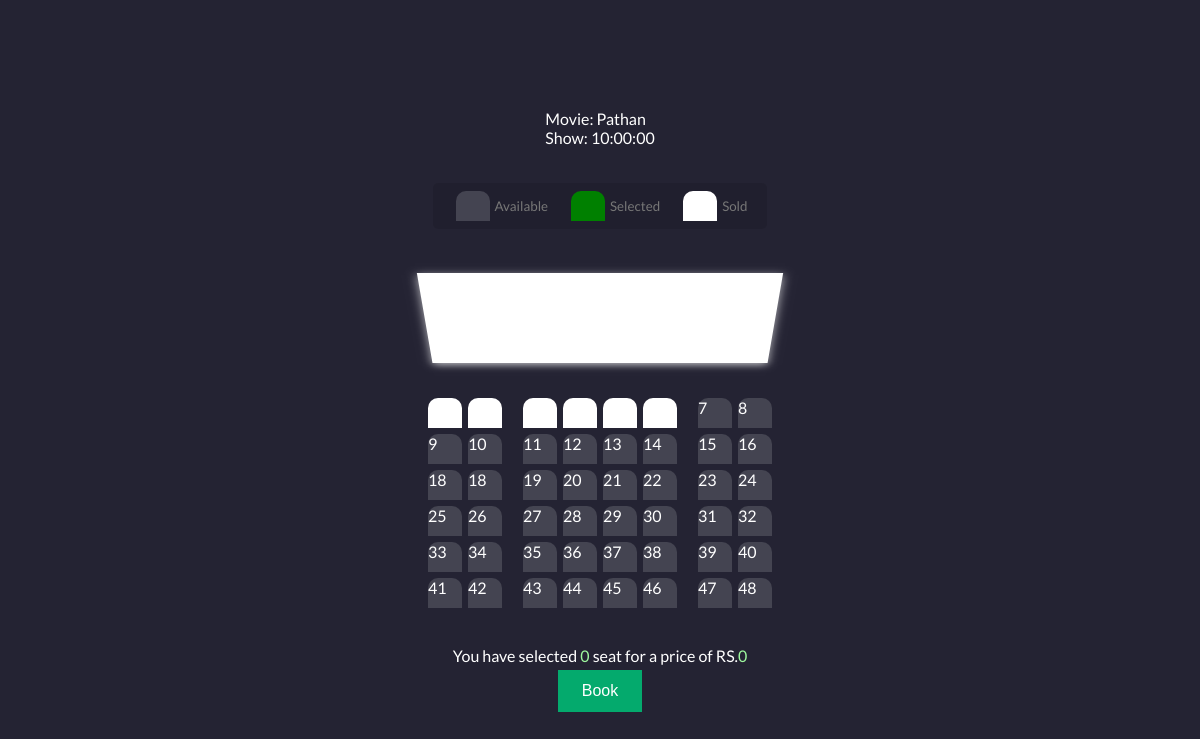
The page /seats/2/10:00:00 on the database its author committed.
### ticketBooking/models.py (models this page shows, shortened)
class Movies(models.Model):
    name = models.CharField(max_length=50)
    image=models.CharField(max_length=255)
    date = models.DateField()
    duration = models.CharField(max_length=50)
    type = models.CharField(max_length=50)
    language = models.CharField(max_length=50)
    rating = models.CharField(max_length=50)
    trailer = models.CharField(max_length=100)
    price = models.IntegerField(default=0)

class Seats(models.Model):
    From_time=models.ForeignKey(shows, to_field="From_time", db_column="From_time",on_delete=models.CASCADE)
    Status1=models.CharField(max_length=10,default="Unbooked")
    Status2=models.CharField(max_length=10,default="Unbooked")
    Status3=models.CharField(max_length=10,default="Unbooked")
    Status4=models.CharField(max_length=10,default="Unbooked")
    Status5=models.CharField(max_length=10,default="Unbooked")
    Status6=models.CharField(max_length=10,default="Unbooked")
    S_no1=models.IntegerField()
    S_no2=models.IntegerField()
    S_no3=models.IntegerField()
    S_no4=models.IntegerField()
    S_no5=models.IntegerField()
    S_no6=models.IntegerField()

### ticketBooking/views.py (the view)
# urls.py: path('seats/<str:pk>/<str:time>', views.seats, name = "seats"),
def seats(request,pk,time):
    movie = Movies.objects.get(id=pk)
    all_seats= Seats.objects.filter(From_time=time)
    return render(request,"seats.html", {'movie' : movie, 'all_seats':all_seats, 'time':time})

### ticketBooking/templates/seats.html (shortened to what this page needs)
<!DOCTYPE html>
{% load static %}
<html lang="en">
  <head>
    <link rel="stylesheet" href="{% static 'css/seat_style.css' %}" />
    <link rel="stylesheet" href="https://cdnjs.cloudflare.com/ajax/libs/font-awesome/4.7.0/css/font-awesome.min.css">
  </head>
  <body>
    <div class="movie-container">
      <label> Movie:</label>
      <label id="movie_name">{{movie.name}}</label><br>
      <label>Show:</label>
      <label id="time"> {{time}}</label>
    </div>
    <ul class="showcase">
      <li>
        <div class="seat"></div>
        <small>Available</small>
      </li>
      <li>
        <div class="seat selected"></div>
        <small>Selected</small>
      </li>
      <li>
        <div class="seat sold"></div>
        <small>Sold</small>
      </li>
    </ul>
    <div class="container">
      <div class="screen"></div>
    <div class="row">
    {% for seat in all_seats %}
        <div
        {% if seat.Status1 == "Unbooked" %}
        class="seat"
        {% else %}
        class="seat sold"
        {% endif %}>{{ seat.S_no1 }}</div>
    {% endfor %}
    </div>
    <div class="row">
    {% for seat in all_seats  %}
        <div id= {{ seat.S_no2 }}
        {% if seat.Status2 == "Unbooked" %}
        class="seat"
        {% else %}
        class="seat sold"
        {% endif %}>{{ seat.S_no2 }}</div>
    {% endfor %}
    </div>
    <div class="row">
    {% for seat in all_seats %}
        <div id= {{ seat.S_no3 }}
        {% if seat.Status3 == "Unbooked" %}
        class="seat"
        {% else %}
        class="seat sold"
        {% endif %}>{{ seat.S_no3 }}</div>
    {% endfor %}
    </div>
    <div class="row">
    {% for seat in all_seats %}
        <div id= {{ seat.S_no4 }}
        {% if seat.Status4 == "Unbooked" %}
        class="seat"
        {% else %}
        class="seat sold"
        {% endif %}>{{ seat.S_no4 }}</div>
    {% endfor %}
    </div>
    <div class="row">
    {% for seat in all_seats %}
        <div id= {{ seat.S_no5 }}
        {% if seat.Status5 == "Unbooked" %}
        class="seat"
        {% else %}
        class="seat sold"
        {% endif %}>{{ seat.S_no5 }}</div>
    {% endfor %}
    </div>
    <div class="row">
    {% for seat in all_seats %}
        <div id= {{ seat.S_no6 }}
        {% if seat.Status6 == "Unbooked" %}
        class="seat"
        {% else %}
        class="seat sold"
        {% endif %}>{{ seat.S_no6 }}</div>
    {% endfor %}
    </div>
  </div>
    <p class="text">
      You have selected <span id="count">0</span> seat for a price of RS.<span id="total">0</span>
    </p>
    <a id="redirect" href=" "></a><button onclick="checkout()" id="checkout">Book</button></a>
  </body>
</html>

### ticketBooking/static/css/seat_style.css (style rules this page uses)
* { box-sizing: border-box; }
body { background-color: #242333; color: #fff; display: flex; flex-direction: column; align-items: center; justify-content: center; height: 100vh; font-family: "Lato", sans-serif; margin: 0; }
#checkout { background-color: #04AA6D; border: none; color: white; padding: 12px 24px; font-size: 16px; }
.movie-container { margin: 20px 0; }
.container { perspective: 1000px; margin-bottom: 30px; }
.seat { background-color: #444451; height: 30px; width: 34px; margin: 3px; border-top-left-radius: 10px; border-top-right-radius: 10px; }
.seat.selected { background-color: green; }
.seat.sold { background-color: #fff; }
.seat:nth-of-type(2) { margin-right: 18px; }
.seat:nth-last-of-type(2) { margin-left: 18px; }
.showcase { background: rgba(0, 0, 0, 0.1); padding: 5px 10px; border-radius: 5px; color: #777; list-style-type: none; display: flex; justify-content: space-between; }
.showcase li { display: flex; align-items: center; justify-content: center; margin: 0 10px; }
.showcase li small { margin-left: 2px; }
.row { display: flex; }
.screen { background-color: #fff; height: 120px; width: 100%; margin: 15px 0; transform: rotateX(-48deg); box-shadow: 0 3px 10px rgba(255, 255, 255, 0.7); }
p.text { margin: 5px 0; }
p.text span { color: rgb(158, 248, 158); }

### rows shown on the page
Movies: name "Pathan"
Seats: S_no1 "7", S_no2 "15", S_no3 "23", S_no4 "31", S_no5 "39", S_no6 "47"
Seats: S_no1 "8", S_no2 "16", S_no3 "24", S_no4 "32", S_no5 "40", S_no6 "48"
Seats: S_no2 "9", S_no3 "18", S_no4 "25", S_no5 "33", S_no6 "41"
Seats: S_no2 "10", S_no3 "18", S_no4 "26", S_no5 "34", S_no6 "42"
Seats: S_no2 "11", S_no3 "19", S_no4 "27", S_no5 "35", S_no6 "43"
Seats: S_no2 "12", S_no3 "20", S_no4 "28", S_no5 "36", S_no6 "44"
Seats: S_no2 "13", S_no3 "21", S_no4 "29", S_no5 "37", S_no6 "45"
Seats: S_no2 "14", S_no3 "22", S_no4 "30", S_no5 "38", S_no6 "46"

### other values the page prints
{{ time }} "10:00:00"
